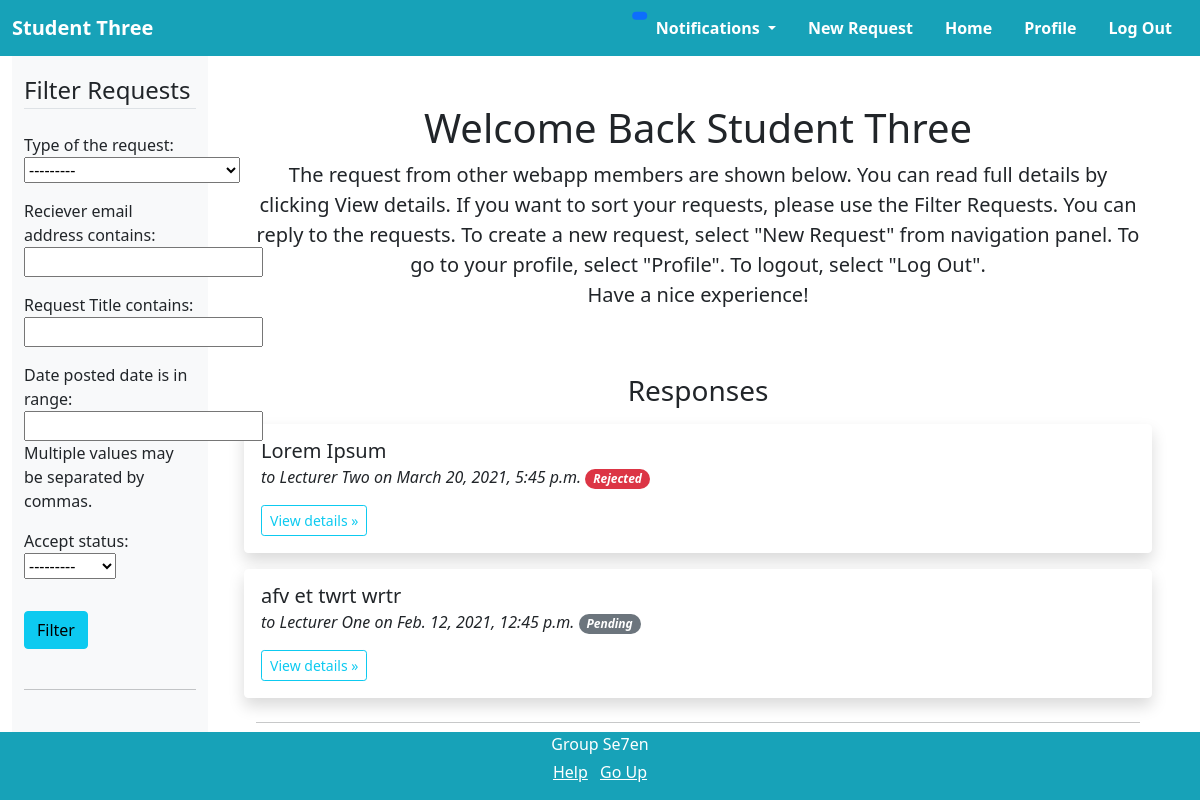
The page / (signed in) on the database as committed earlier.
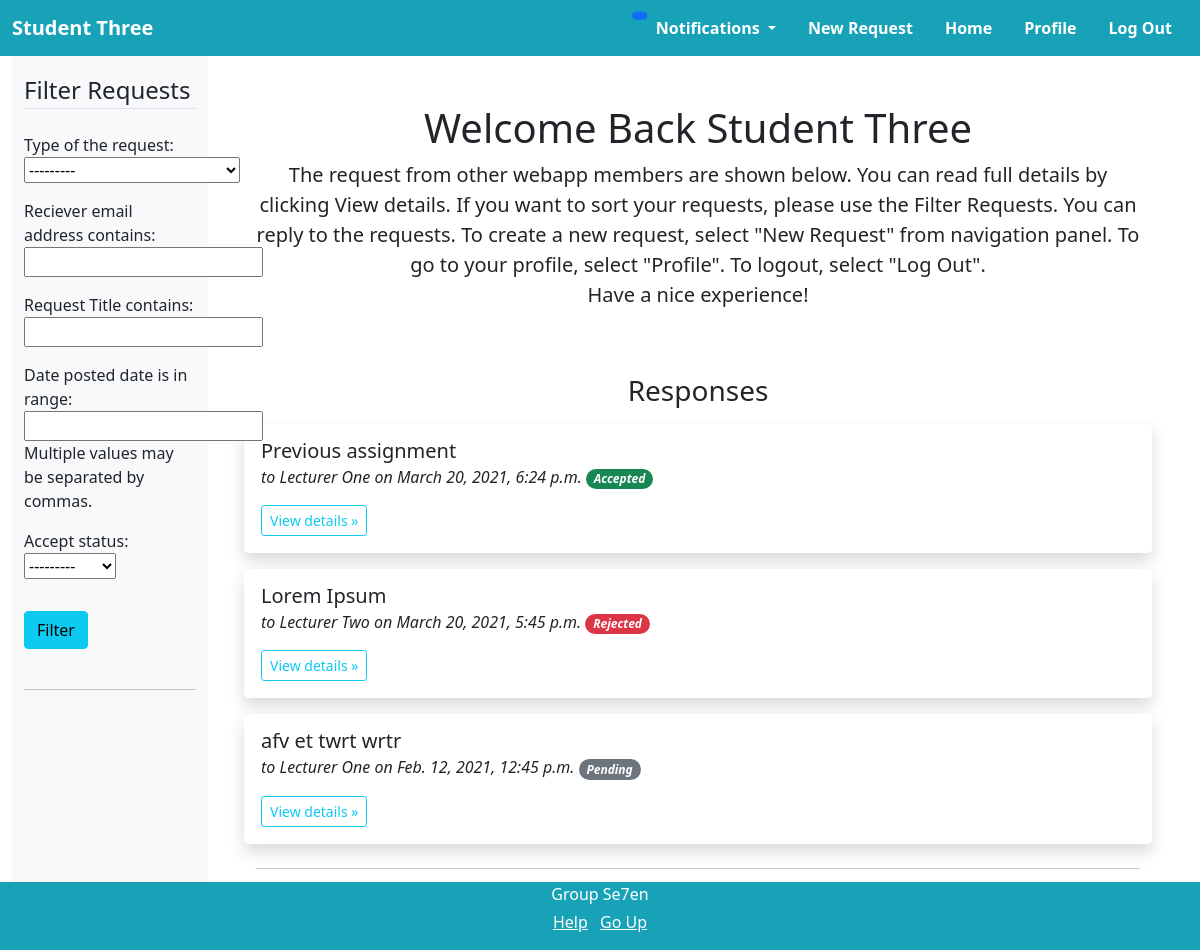
The same page on the database as committed later.
### users/models.py (models this page shows, shortened)
class CustomUser(AbstractUser):
    username = None
    email = models.EmailField(_('email address'), unique=True)
    USERNAME_FIELD = 'email'
    REQUIRED_FIELDS = []
    objects = CustomUserManager()
    def __str__(self):
        if (self.groups.filter(name='Lecturer').exists()):
            return self.lecturerprofile.firstName + " " + self.lecturerprofile.lastName
        elif (self.groups.filter(name='Student').exists()):
            return self.studentprofile.firstName + " " + self.studentprofile.lastName
        else:
            return ""

class Profile(models.Model):
    firstName = models.CharField(max_length=50, verbose_name="First Name")
    lastName = models.CharField(max_length=50, verbose_name="Last Name")
    image = models.ImageField(default='defaultDP.jpg', upload_to='profile_pics', verbose_name="Profile Picture")
    class Meta:
        abstract = True

class StudentProfile(Profile):
    DEPARTMENT_CHOICES = [
    ('EN', 'ENTC'),
    ('CS', 'CSE'),
    ('BM', 'BM'),
    ('ME', 'ME'),
    ('MT', 'MT'),
    ('CH', 'CH'),
    ('EE', 'EE'),
    ('CE', 'CE')
    ]
    user = models.OneToOneField(CustomUser, on_delete=models.CASCADE, related_name="studentprofile")
    indexNo = models.CharField(max_length=7, verbose_name="Index Number")
    department = models.CharField(max_length=2, choices=DEPARTMENT_CHOICES, verbose_name="Department")
    contactNo = models.CharField(max_length=10, verbose_name="Contact Number")

class LecturerProfile(Profile):
    DEPARTMENT_CHOICES = [
    ('EN', 'ENTC'),
    ('CS', 'CSE'),
    ('BM', 'BM'),
    ('ME', 'ME'),
    ('MT', 'MT'),
    ('CH', 'CH'),
    ('EE', 'EE'),
    ('CE', 'CE'),
    ('MA', 'MA')
    ]
    user = models.OneToOneField(CustomUser, on_delete=models.CASCADE, related_name="lecturerprofile")
    department = models.CharField(max_length=2, choices=DEPARTMENT_CHOICES, verbose_name="Department")

### requester/models.py (models this page shows, shortened)
class StudentRequest(models.Model):
    TYPE_CHOICES = [
        ('SD', 'Extending Deadline'),
        ('LR', 'Leave Request'),
        ('RL', 'Rescheduling of a Lecture'),
        ('MR', 'Miscellaneous Request')
    ]
    ACCEPT_STATUS = [
        ('PN', 'Pending'),
        ('AC', 'Accepted'),
        ('RJ', 'Rejected')
    ]
    requestType = models.CharField(max_length=2, choices=TYPE_CHOICES,  verbose_name="Type of the request")
    title = models.CharField(max_length=100, verbose_name="Request Title")
    content = models.TextField(verbose_name="Request Content")
    date_posted = models.DateTimeField(default=timezone.now)
    author = models.ForeignKey(CustomUser, related_name="student_requests", on_delete=models.CASCADE, limit_choices_to={'groups__name': 'Student'})
    reciever = models.ForeignKey(CustomUser, related_name="lecturer_requests", on_delete=models.CASCADE,  verbose_name="Reciever", limit_choices_to={'groups__name': 'Lecturer'})
    accept_status = models.CharField(max_length=2, choices=ACCEPT_STATUS, default='PN')
    attachments = models.FileField(upload_to="request_attachments", verbose_name="Attachments", blank=True ,null=True)

### requester/views.py (the view)
# urls.py: path('', RequestListView.as_view(), name='requester-home'),#url to home page
class RequestListView(LoginRequiredMixin, ListView):
    filterset_class = None
    def get_queryset(self):
      if self.request.user.groups.filter(name='Lecturer').exists():
        queryset = StudentRequest.objects.filter(reciever=self.request.user).all().order_by('-date_posted')
        self.filterset_class = LecturerRequestFilterset
      elif self.request.user.groups.filter(name='Student').exists():
        queryset = StudentRequest.objects.filter(author=self.request.user).all().order_by('-date_posted')
        self.filterset_class = StudentRequestFilterset
      self.filterset = self.filterset_class(self.request.GET, queryset=queryset)
      return self.filterset.qs.distinct()
    def get_context_data(self, **kwargs):
        context = super().get_context_data(**kwargs)
        context['filterset'] = self.filterset
        return context
    def get_template_names(self):
      if self.request.user.groups.filter(name='Lecturer').exists():
        return ['requester/lecturerhome.html']
      elif self.request.user.groups.filter(name='Student').exists():
        return ['requester/studenthome.html']

### requester/templates/requester/studenthome.html (shortened to what this page needs)
{% extends "requester/base.html" %}
  {% block content %}
  <div class="container-fluid">
    <div class="row">
      <nav id="sidebarMenu" class="col-md-4 col-lg-2 d-md-block bg-light sidebar collapse">
        <div class="position-sticky pt-3">
          <form class="mx-auto" action="" method="get">
            <fieldset class="form-group">
              <legend class="border-bottom mb-4">Filter Requests</legend>
              {{ filterset.form.as_p }}
            </fieldset>
            <input class="btn btn-info my-3" type="submit" value="Filter">
          </form>
          <hr class="my-4">
        </div>
      </nav>
      <main class="col-md-8 ms-sm-auto col-lg-10 px-md-4"><div class="chartjs-size-monitor"><div class="chartjs-size-monitor-expand"><div class=""></div></div><div class="chartjs-size-monitor-shrink"><div class=""></div></div></div>
        <div class="container">
          <div class="py-5 text-center">
            <h1>Welcome Back {{ user }}</h1>
            <p class="lead">The request from other webapp members are shown below. You can read full details by clicking View details. If you want to sort your requests, please use the Filter Requests. You can reply to the requests. To create a new request, select "New Request" from navigation panel. To go to your profile, select "Profile". To logout, select "Log Out". <br>Have a nice experience!</p>
          </div>
          <div class="row">
            <h3 class="d-flex justify-content-center">
              <span>Responses</span>
            </h3>
            {% for request in object_list %}
              <div class="container bg-white border border-white shadow p-3 bg-body rounded m-2 mx-auto">
                <h5 class="lh-1">{{ request.title }}</h5>
                <p class="fw-light fst-italic lh-1">to {{ request.reciever }} on {{request.date_posted}}
                    {% if request.accept_status == 'PN' %}
                        <span class="badge rounded-pill bg-secondary">Pending</span>
                    {% elif request.accept_status == 'AC' %}
                        <span class="badge rounded-pill bg-success">Accepted</span>
                    {% else %}
                        <span class="badge rounded-pill bg-danger">Rejected</span>
                    {% endif %}
                </p>
                <a class="btn btn-outline-info btn-sm" href="{% url 'request-detail' request.id %}" role="button">View details »</a>
              </div>
            {% endfor %}
          </div>
          <hr>
        </div>
      </main>
    </div>
  </div>
{% endblock content %}

### requester/templates/requester/base.html (shortened to what this page needs)
{% load notifications_tags %}
{% load static%}
<!doctype html>
<html lang="en">
  <head>
    <link href="https://cdn.jsdelivr.net/npm/bootstrap@5.0.0-beta1/dist/css/bootstrap.min.css" rel="stylesheet">
    <link rel="stylesheet" href="https://cdnjs.cloudflare.com/ajax/libs/font-awesome/4.7.0/css/font-awesome.min.css">
  </head>
  <body class="pt-5">
    <nav class="navbar fixed-top navbar-expand-sm navbar-dark">
      <div class="container-fluid">
        <a class="navbar-brand fw-bold text-white" href="{% url 'requester-home' %}">
            {{ user }}
        </a>
        <div class="collapse navbar-collapse justify-content-end" id="navbarSupportedContent">
          <ul class="nav fw-bold text-white">
            <li class="nav-item dropdown">
              <a class="nav-link dropdown-toggle text-reset text-white" href="#" id="navbarDropdown" role="button" data-bs-toggle="dropdown" aria-expanded="false">
                Notifications
                <span class="position-absolute top-1 start-0 translate-middle badge rounded-pill bg-primary">
                </span>
              </a>
            </li>
            {% ifequal user.groups.all.0|stringformat:"s" 'Student' %}
            <li class="nav-item">
              <a class="nav-link text-reset" href="{% url 'request-create' %}">New Request</a>
            </li>
            {% endifequal %}
            <li class="nav-item">
              <a class="nav-link text-reset" href="{% url 'requester-home' %}">Home</a>
            </li>
            <li class="nav-item">
              <a class="nav-link text-reset" href="{% url 'profile' %}" tabindex="-1" aria-disabled="true">Profile</a>
            </li>
            <li class="nav-item">
              <a class="nav-link text-reset" href="{% url 'logout' %}">Log Out</a>
            </li>
          </ul>
        </div>
      </div>
    </nav>
    <div class="container-fluid background pt-2">
        {% block content %}{% endblock %}
    </div>
    <div class="mt-4 container-fluid footer text-center fixed-bottom">
      <p class="mb-1 text-white">Group Se7en</p>
      <ul class="list-inline text-white">
        <li class="list-inline-item"><a class="text-reset" href="#">Help</a></li>
        <li class="list-inline-item"><a class="text-reset" href="#">Go Up</a></li>
      </ul>
    </div>
  </body>
</html>

### requester/templates/requester/base.html (style rules this page uses)
.navbar { background-color: #17a2b8; }
.footer { background-color: #17a2b8; }
.background { background-color: #ffffff; }

Rows that differ between the two databases and show on the page:
added StudentRequest: title "Previous assignment", reciever "Lecturer One", date_posted "March 20, 2021, 6:24 p.m.", accept_status "Accepted"
